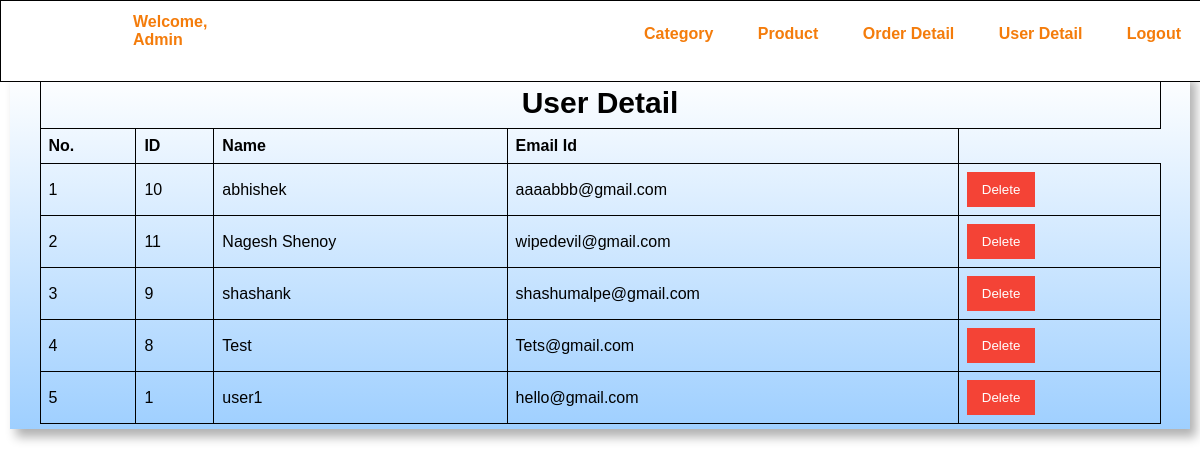
/php_file/admin_side/user.php, run on the app's committed database.
### tables this page shows
CREATE TABLE `user_db` (
  `id` int(11) NOT NULL,
  `name` varchar(255) NOT NULL,
  `password` varchar(255) NOT NULL,
  `email` varchar(255) NOT NULL,
  `address` varchar(200) NOT NULL,
  `pincode` int(11) NOT NULL,
  `phone_no` int(11) NOT NULL
);

### php_file/admin_side/user.php (the view, shortened to what this page needs)
<?php
    require('admin_header.php');
    $user = "select * from user_db order by name asc";
    $res = mysqli_query($con,$user);
?>
<div class="main">
  <table>
    <tr>
      <th colspan="5" class="center-heading">User Detail</th>
    </tr>
    <tr>
      <th>No.</th>
      <th>ID</th>
      <th>Name</th>
      <th>Email Id</th>
      </tr>
      <?php
        $i=1;
        while($row = mysqli_fetch_assoc($res)) { ?>
      <tr>
        <td><?php echo $i; ?></td>
        <td><?php echo $row['id']; ?></td>
        <td><?php echo $row['name']; ?></td>
        <td><?php echo $row['email']; ?></td>
        <td><?php
              echo "<button class='btn-delete'><a href='?type=delete&id=".$row['id']."'>Delete</a></button>&nbsp;";
          ?>
        </td>
      </tr>
      <?php $i++; } ?>
</table>
</div>

### style.css (style rules this page uses)
* { margin: 0px; padding: 0px; font-family:Arial, Helvetica, sans-serif; }
a { color: hsl(29, 91%, 50%); text-decoration: none; }
.main { margin: 6% 10px 0 10px; max-width: 100%; overflow: hidden; height:70%; background: linear-gradient(to bottom, #ffffff 0%, #94caff 111%); box-shadow: 6px 8px 10px #0000004f; }
.main::after { content: ""; clear: both; display: table; }
table { border-collapse: collapse; width: 95%; margin: 5px 2.5%; }
th, td { text-align: left; padding: 8px; border: 1px solid black; }
.center-heading { text-align: center; font-size: 30px; }
button { border: none; padding: 10px 15px; }
.btn-delete { background-color: #f44336; }
button a { color: white; }
body { max-height: 100%; }

### data on the page
user_db: id "10", name "abhishek", email "aaaabbb@gmail.com"
user_db: id "11", name "Nagesh Shenoy", email "wipedevil@gmail.com"
user_db: id "9", name "shashank", email "shashumalpe@gmail.com"
user_db: id "8", name "Test", email "Tets@gmail.com"
user_db: id "1", name "user1", email "hello@gmail.com"
